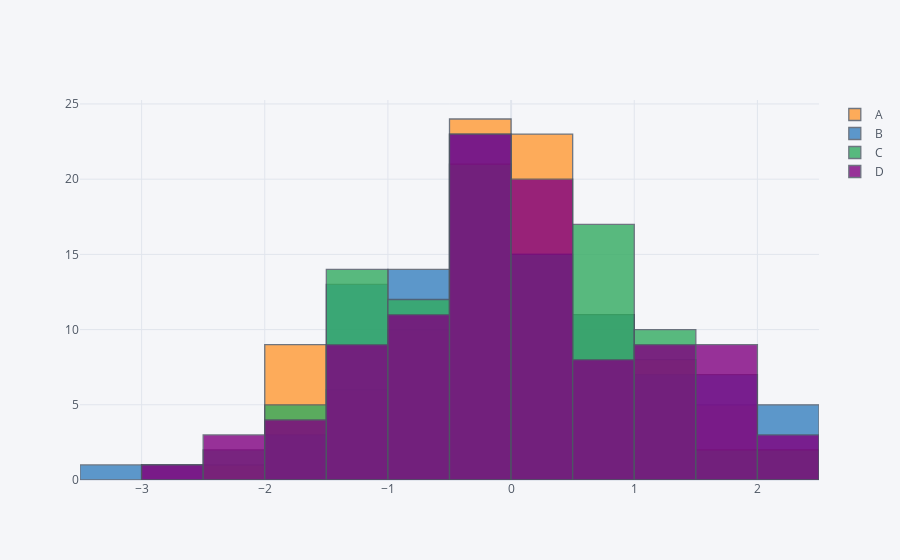

Source (notebook cell):
### Code cell
###Interactive histogram
df1.iplot(kind = 'hist')
